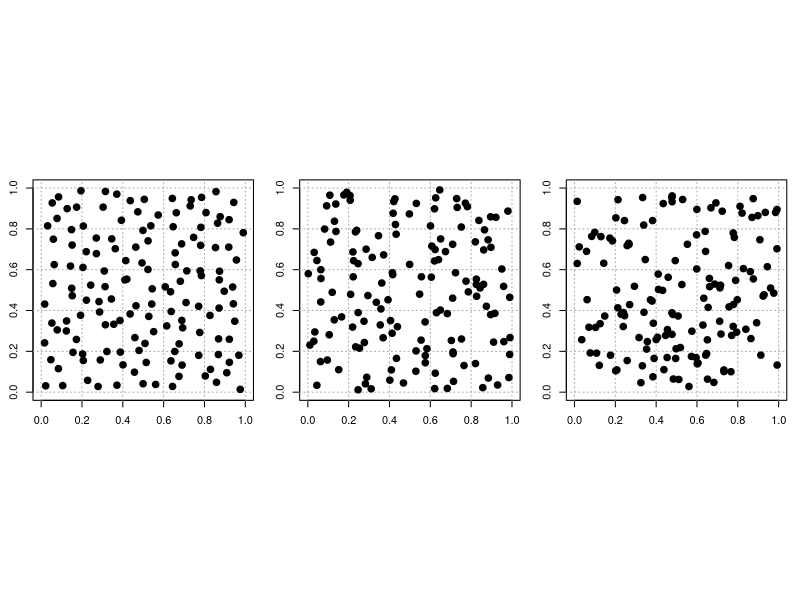

Generate this figure with R:

random.points <- function(n.points=250, n.squares=1) {
    set.seed(1)
	limits <- seq(0, 1, length.out=n.squares+1)
	n <- n.points / n.squares**2
	plot(NA, type="n", xlim=range(limits), ylim=range(limits), xlab="", ylab="")
	abline(h=seq(0, 1, 0.2), v=seq(0, 1, 0.2), lty=3, col="darkgray")
	for (i in 2:length(limits)) for (j in 2:length(limits)) {
		x <- runif(n, min=limits[i-1], max=limits[i])
		y <- runif(n, min=limits[j-1], max=limits[j])
		points(x, y, pch=20, cex=2)
	}
}

pdf("random_points.pdf", width=15, height=5)
par(
    mar=c(2.5, 2.5, 1, 1),
    mfrow=c(1, 3),
    pty="s"
)
random.points(144, 12)
random.points(144, 6)
random.points(144, 1)
dev.off()

